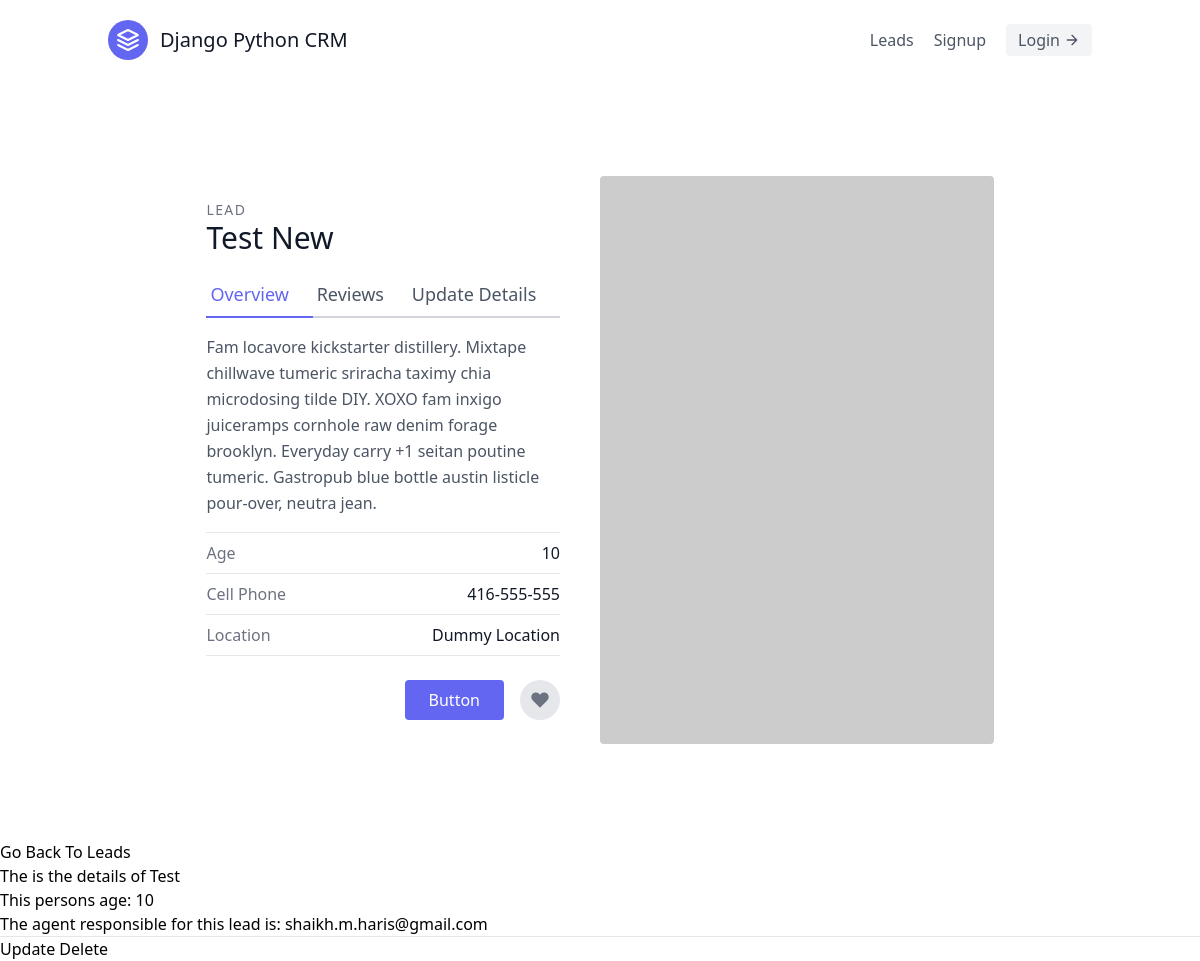
The page /leads/5/ on the database as committed earlier.
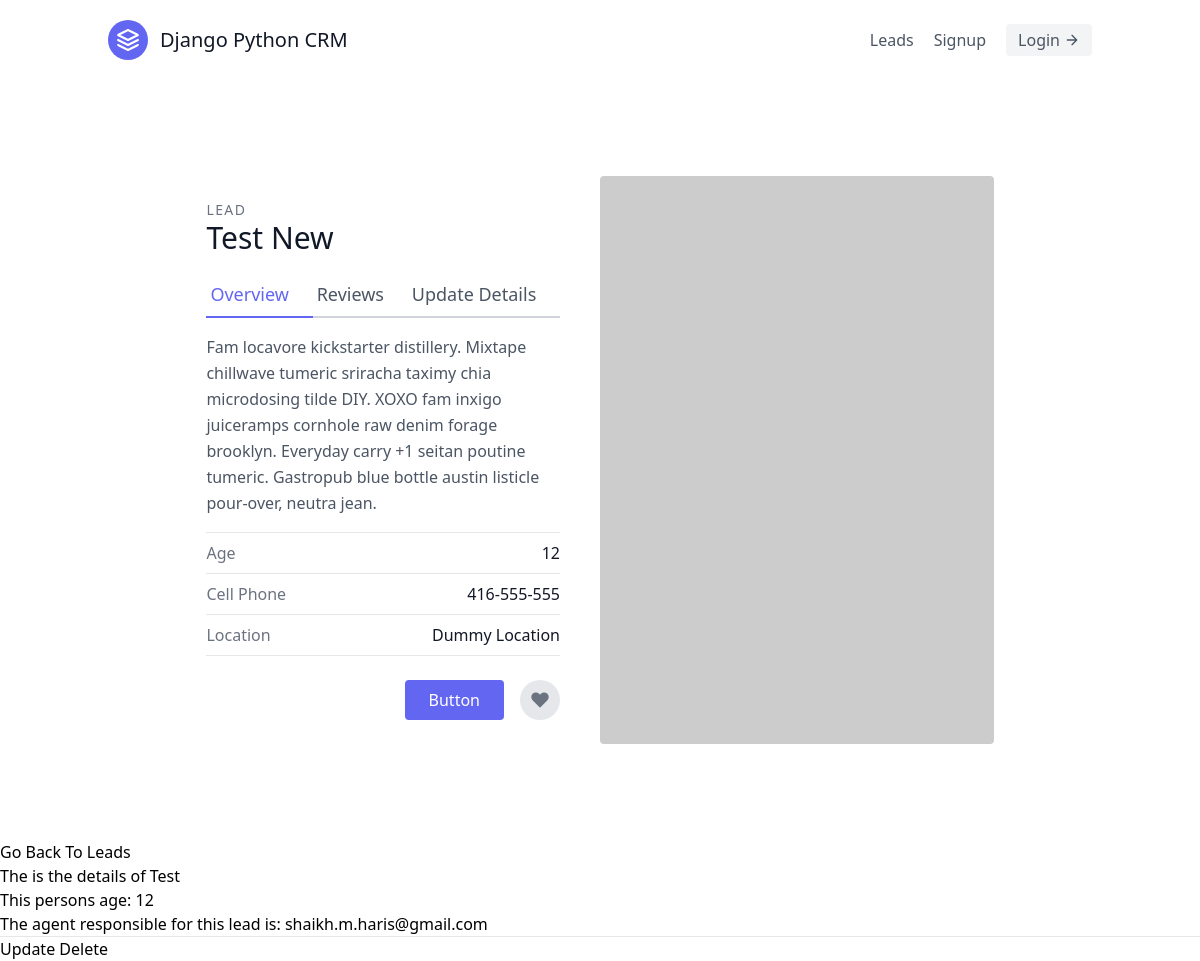
The same page on the database as committed later.
### leads/models.py (models this page shows, shortened)
class Lead(models.Model):
    first_name = models.CharField(max_length=20)
    last_name = models.CharField(max_length=20)
    age = models.IntegerField(default=0)
    agent = models.ForeignKey("Agent", on_delete=models.CASCADE)

class Agent(models.Model):
    user = models.OneToOneField(User, on_delete=models.CASCADE)
    def __str__(self):
        return self.user.email

class User(AbstractUser):
    pass

### leads/views.py (the view)
# urls.py: path('<int:pk>/', LeadDetailView.as_view(), name="lead-detail"),
class LeadDetailView(DetailView):
    template_name = "leads/lead_detail.html"
    queryset = Lead.objects.all()
    context_object_name = "lead"

### leads/templates/leads/lead_detail.html (shortened to what this page needs)
{% extends "base.html" %}
{% block content %}
<section class="text-gray-600 body-font overflow-hidden">
  <div class="container px-5 py-24 mx-auto">
    <div class="lg:w-4/5 mx-auto flex flex-wrap">
      <div class="lg:w-1/2 w-full lg:pr-10 lg:py-6 mb-6 lg:mb-0">
        <h2 class="text-sm title-font text-gray-500 tracking-widest">LEAD</h2>
        <h1 class="text-gray-900 text-3xl title-font font-medium mb-4">{{ lead.first_name }} {{ lead.last_name }}</h1>
        <div class="flex mb-4">
          <a href="{% url 'leads:lead-detail' lead.pk %}"
            class="flex-grow text-indigo-500 border-b-2 border-indigo-500 py-2 text-lg px-1">Overview</a>
          <a class="flex-grow border-b-2 border-gray-300 py-2 text-lg px-1">Reviews</a>
          <a href="{% url 'leads:lead-update' lead.pk %}"
            class="flex-grow border-b-2 border-gray-300 py-2 text-lg px-1 hover:text-indigo-500">Update Details</a>
        </div>
        <p class="leading-relaxed mb-4">Fam locavore kickstarter distillery. Mixtape chillwave tumeric sriracha taximy
          chia microdosing tilde DIY. XOXO fam inxigo juiceramps cornhole raw denim forage brooklyn. Everyday carry +1
          seitan poutine tumeric. Gastropub blue bottle austin listicle pour-over, neutra jean.</p>
        <div class="flex border-t border-gray-200 py-2">
          <span class="text-gray-500">Age</span>
          <span class="ml-auto text-gray-900">{{lead.age}}</span>
        </div>
        <div class="flex border-t border-gray-200 py-2">
          <span class="text-gray-500">Cell Phone</span>
          <span class="ml-auto text-gray-900">416-555-555</span>
        </div>
        <div class="flex border-t border-b mb-6 border-gray-200 py-2">
          <span class="text-gray-500">Location</span>
          <span class="ml-auto text-gray-900">Dummy Location</span>
        </div>
        <div class="flex">
          <button
            class="flex ml-auto text-white bg-indigo-500 border-0 py-2 px-6 focus:outline-none hover:bg-indigo-600 rounded"
            control-id="ControlID-80">Button</button>
          <button
            class="rounded-full w-10 h-10 bg-gray-200 p-0 border-0 inline-flex items-center justify-center text-gray-500 ml-4">
            <svg fill="currentColor" stroke-linecap="round" stroke-linejoin="round" stroke-width="2" class="w-5 h-5"
              viewBox="0 0 24 24">
              <path
                d="M20.84 4.61a5.5 5.5 0 00-7.78 0L12 5.67l-1.06-1.06a5.5 5.5 0 00-7.78 7.78l1.06 1.06L12 21.23l7.78-7.78 1.06-1.06a5.5 5.5 0 000-7.78z">
              </path>
            </svg>
          </button>
        </div>
      </div>
      <img alt="ecommerce" class="lg:w-1/2 w-full lg:h-auto h-64 object-cover object-center rounded"
        src="https://dummyimage.com/400x400">
    </div>
  </div>
</section>
  <a href="{% url 'leads:lead-list' %}">Go Back To Leads</a>
  <h1>The is the details of {{ lead.first_name }}</h1>
  <p>This persons age: {{ lead.age }}</p>
  <p>The agent responsible for this lead is: {{ lead.agent }}</p>
  <hr />
  <a href="{% url 'leads:lead-update' lead.pk %}">Update</a>
  <a href="{% url 'leads:lead-delete' lead.pk %}">Delete</a>
  {% endblock content %}

Rows that differ between the two databases and show on the page:
changed Lead "Test": age "10" → "12"
